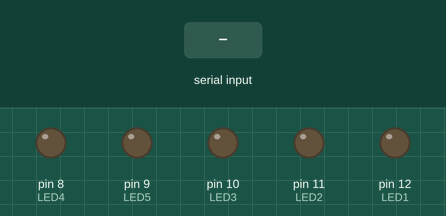
Simulated run of this sketch. Board: Arduino Uno, built with avr-gcc and run on an emulated ATmega328P. Parts: output pins drawn as LEDs (lit = HIGH). The inputs (shaded band) are chosen by the test bench.

Above: at 1.2 s.
1.3 s: "R" received over Serial
At 1.8 s:
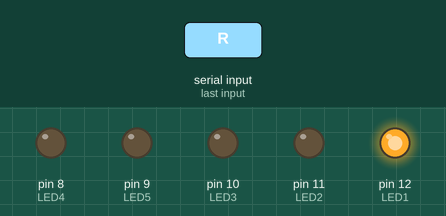
2.8 s: "C" received over Serial
At 4.0 s:
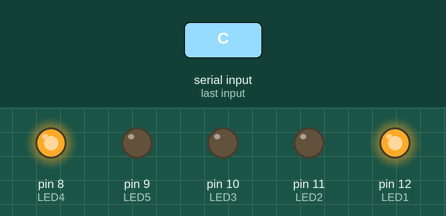
4.3 s: "N" received over Serial
At 5.3 s:
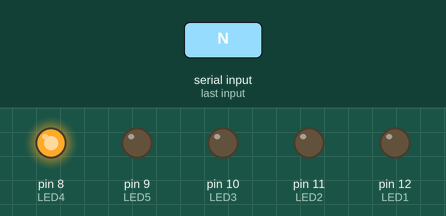
5.8 s: "E" received over Serial
At 6.4 s:
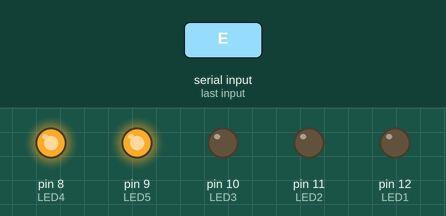
7.3 s: "G" received over Serial
At 7.6 s:
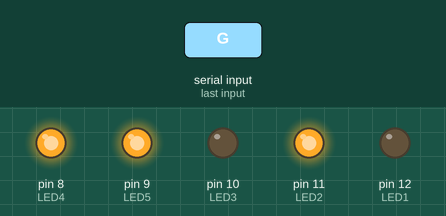
8.8 s: "B" received over Serial
At 9.9 s:
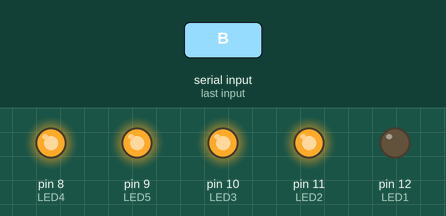
Timing chart, 0 to 11.3 s (numbered marks = the images above; inputs shaded):
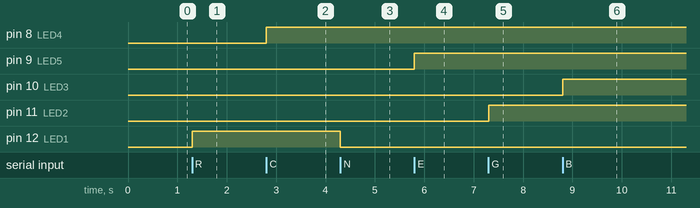

The sketch:

NEW_5_LOAD_CONTROL_BLUTOOTH.ino
```cpp
const int LED1  = 12;
const int LED2 = 11;
const int LED3 = 10;
const int LED4 = 8;
const int LED5 = 9;


void setup() {

  pinMode(LED1 , OUTPUT);
  pinMode(LED2 , OUTPUT);
  pinMode(LED3 , OUTPUT);
  pinMode(LED4 , OUTPUT);
  pinMode(LED5 , OUTPUT);
 Serial.begin(9600);


}

void loop() {

  if (Serial.available() > 0) {
      char comdata = char(Serial.read());

    if (comdata == 'R') {

      digitalWrite(LED1 , HIGH);
    }
  if (comdata == 'N') {

      digitalWrite(LED1 , LOW);
    }

if (comdata == 'C') {

      digitalWrite(LED4 , HIGH);
    }


    if (comdata == 'E') {

      digitalWrite(LED5 , HIGH);
    }


    else if (comdata == 'G' ) {

      digitalWrite(LED2 , HIGH);
    }

    else if (comdata == 'L' ) {

      digitalWrite(LED2 , LOW);
    }


    else if (comdata == 'B') {

      digitalWrite(LED3 , HIGH);
    }

   else if (comdata == 'V') {

      digitalWrite(LED3 , LOW);
    }


   if (comdata == 'D') {

      digitalWrite(LED4 , LOW);
    }


     if (comdata == 'F') {

      digitalWrite(LED5 , LOW);
    }


    else if (comdata == '9') {
      Serial.println("all LED is turn ON");
      digitalWrite(LED1, HIGH);
      digitalWrite(LED2, HIGH);
      digitalWrite(LED3, HIGH);
      digitalWrite(LED4, HIGH);
      digitalWrite(LED5, HIGH);

    }
    else if (comdata == 'X') {
      Serial.println("all LED is turn OFF");
     digitalWrite(LED1, LOW);
      digitalWrite(LED2, LOW);
      digitalWrite(LED3, LOW);
      digitalWrite(LED4, LOW);
      digitalWrite(LED5, LOW);
    }
  }
}
```

Measured:
- after the input at 1.3 s, pin 12 (LED1): LOW → HIGH at once
- after the input at 2.8 s, pin 8 (LED4): LOW → HIGH at once
- after the input at 4.3 s, pin 12 (LED1): HIGH → LOW at once
- after the input at 5.8 s, pin 9 (LED5): LOW → HIGH at once
- after the input at 7.3 s, pin 11 (LED2): LOW → HIGH at once
- after the input at 8.8 s, pin 10 (LED3): LOW → HIGH at once
